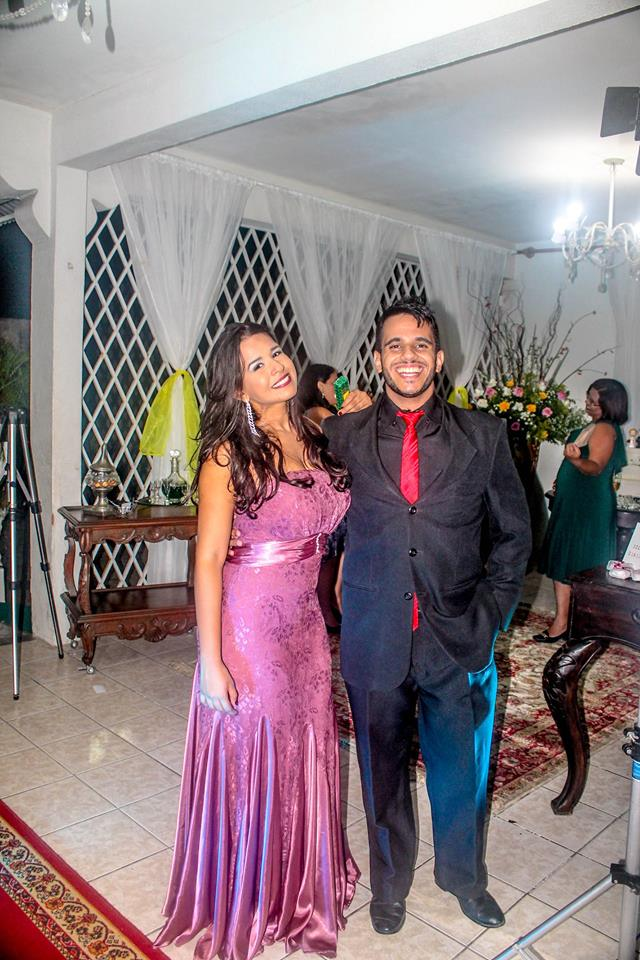
#> input picture Complementar/Filtro da média/imgteste.jpg, 640 x 960 px, given in place of the camera
$ python T17+-+Code.py   (older library calls are emulated)
#> lines starting #> are read from the running program, lines starting #| are printed output that depends on the picture; after the words box and inside, x2 and y2 are one past the last pixel; in counts of white or black regions, pixels touching at a corner belong together

# coding: utf-8

# # Introdução

# Enquanto que a análise de imagem em tons de cinza exibe a imagem em uma única matriz cujos valores dos pixels representam intensidade luminosa uma imagem exibida em um canal colorido é basicamente um conjunto $N$ imagens cujos os pixels de cada imagem são valores de intensidade no canal e a representação da imagem é a composição das três imagens.
#
# Existem diversos canais de cores, tais como os canais (i) RBG, traduzido por intensidades nas cores vermelho, azul e verde, e o canal (ii) HSI, traduzido por matiz (representação da cor), saturação da cor e intensidade da cor. Há características específicas entre os tipos de canais, alguns tendem a representar as cores como o olho humano ver, enquanto outros representam imagens coloridas de uma forma otimizada para o processamento computacional.

# # Código Fonte

# In[1]:

import cv2
import numpy as np
import matplotlib.pyplot as plt
import pywt


# - Abrir imagem:

# In[2]:

cap = cv2.VideoCapture(0)

while(True):
    # Capture frame-by-frame
    ret, frame = cap.read()
#> frame is the input picture: shape (960, 640, 3); mean B, G, R 130.2, 126.1, 142.1

    # Our operations on the frame come here
    frame_hsv = cv2.cvtColor(frame, cv2.COLOR_BGR2HSV)
#> frame_hsv: shape (960, 640, 3); mean H, S, V 75, 64.4, 148.7

    lower = np.uint8([30, 100, 100])
    #lower_rbg = np.uint8([33, 209, 250])
    lower_rbg = np.uint8([0, 180, 0])

    upper = np.uint8([150, 255, 255])
    #upper_rbg = np.uint8([12, 58, 107])

    skinMask = cv2.inRange(frame_hsv, lower, upper)
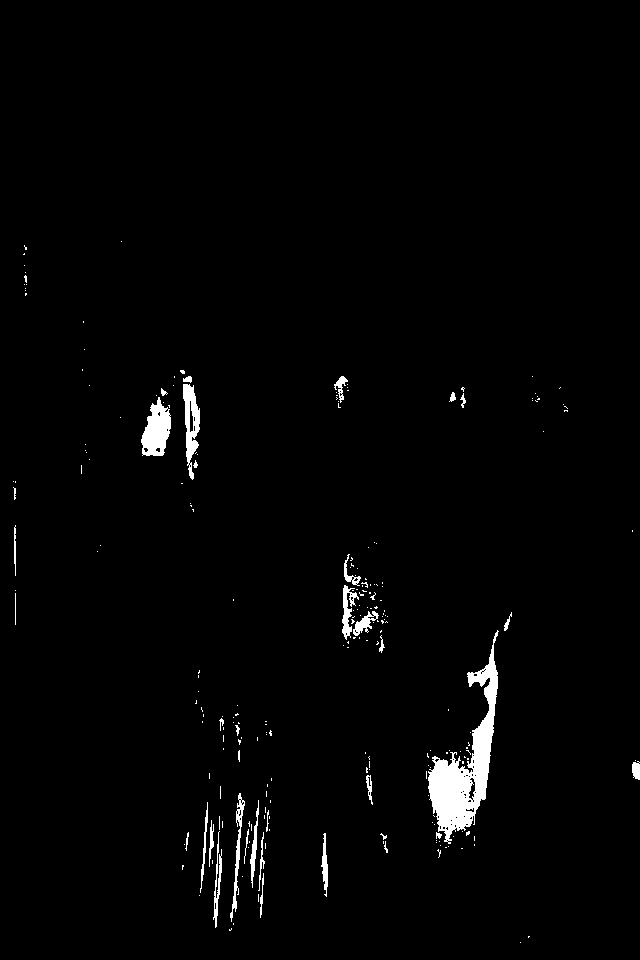
#> skinMask: shape (960, 640); 1.8% white; 238 white regions (203 under 20 px)
    skinMaskCopy = skinMask

    res = cv2.bitwise_and(frame,frame, mask=skinMaskCopy)

    # Find its countour

    im2, contours, hierarchy = cv2.findContours(skinMaskCopy, cv2.RETR_TREE, cv2.CHAIN_APPROX_SIMPLE)
#> contours = 313 contours, 284 with area under 20; largest, box (x1, y1, x2, y2) and area: (428, 630, 499, 844) 4746, (141, 397, 171, 456) 1096, (183, 384, 200, 480) 832, (230, 793, 245, 922) 316, (342, 585, 359, 640) 309

    # Sort all contours, largest first

    cnts_sorted = sorted(contours, key = cv2.contourArea, reverse = True)[:2]
#> cnts_sorted = 2 contours; box (x1, y1, x2, y2) and area: (428, 630, 499, 844) 4746, (141, 397, 171, 456) 1096

    cnts_largest = cnts_sorted[0]
#> cnts_largest = contour of 380 points, box (x1, y1, x2, y2) (428, 630, 499, 844), area 4746

    cv2.drawContours(res, cnts_sorted, 0, (255,255,255), 3);
#> res: shape (960, 640, 3); mean B, G, R 3.1, 2.9, 2.6
    cv2.drawContours(frame, cnts_sorted, 0, (255,255,255), 3);
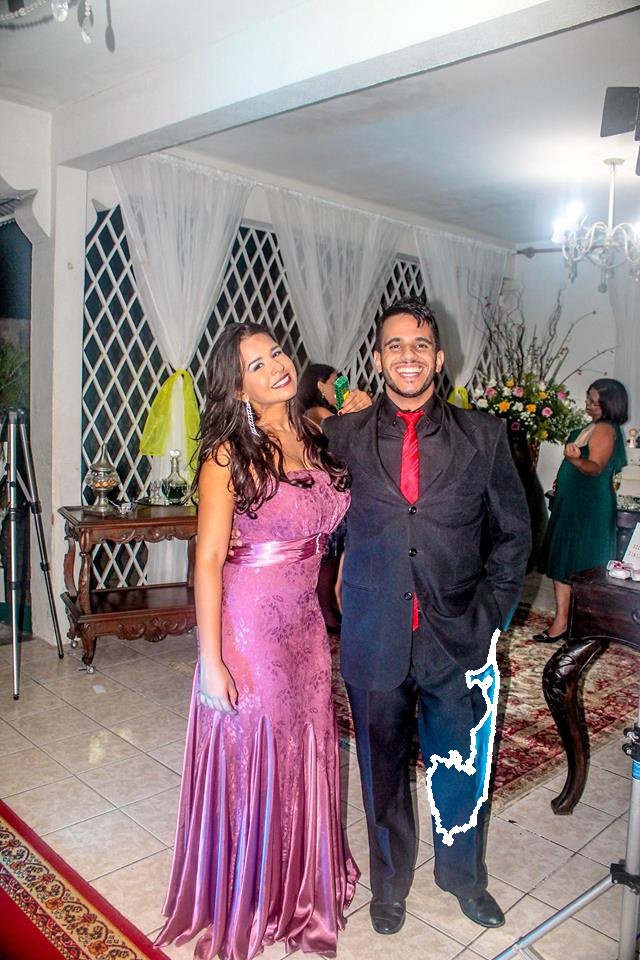
#> frame: shape (960, 640, 3); 0.49% of pixels changed, all inside (x1, y1, x2, y2) = (426, 628, 501, 846)

    # Find the center of mass

    M = cv2.moments(cnts_largest)
#> M = moments, m00 4745.5, centre m10/m00, m01/m00 = (465.3, 767.2)

    cx = int(M['m10']/M['m00'])
#> cx = 465
    cy = int(M['m01']/M['m00'])
#> cy = 767

    cv2.circle(res,(cx,cy), 10, (0,0,255), -1)
#> res: shape (960, 640, 3); mean B, G, R 3, 2.8, 2.6
    cv2.circle(frame,(cx,cy), 10, (0,0,255), -1)
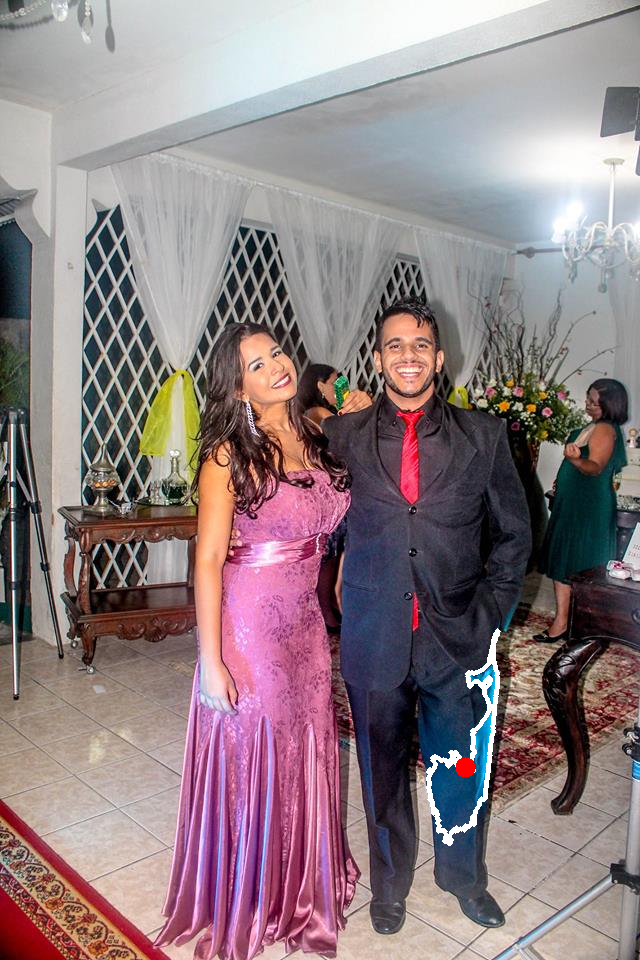
#> frame: shape (960, 640, 3); 0.05% of pixels changed, all inside (x1, y1, x2, y2) = (455, 757, 476, 778)

    font = cv2.FONT_HERSHEY_SIMPLEX
    string = str(cx) + ' X\n' + str(cy) + ' Y'
    cv2.putText(res, string,(cx+10,cy+10), font, 0.7,(255,255,255),2,cv2.LINE_AA)
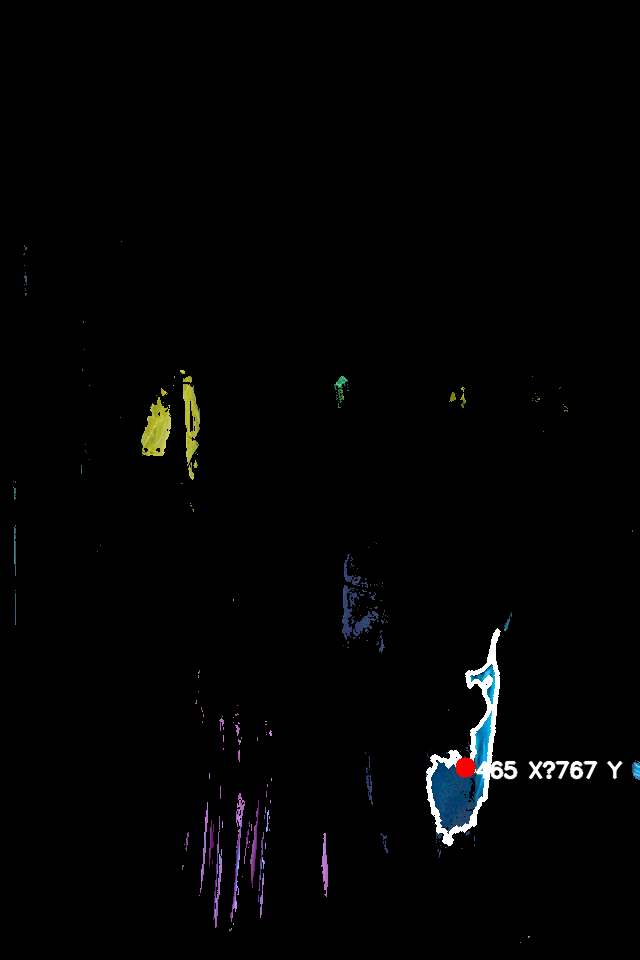
#> res: shape (960, 640, 3); mean B, G, R 3.4, 3.3, 3.1

    # Display the resulting frame
    cv2.imshow('original',frame)
    cv2.imshow('Mask', skinMask)
    cv2.imshow('frame',res)

    if cv2.waitKey(1) & 0xFF == ord('q'):
#> (key q is pressed here)
        break

# When everything done, release the capture
cap.release()
cv2.destroyAllWindows()


# # Discussões sobre o método

# O método utiliza conversão do sistema RBG para o sistema HSV, assim como o método utilizado para segmentação da pele, porém desta vez segmentação de um objeto colorido, em tempo real, utilizando uma webcam.
#
# O método consiste em: (i) realizar mudança de canal, (ii) detectar a cor do objeto, pré-definida, (iii) binarizar por meio de um limiar, utilizando a cor definida, resultando em uma máscara com o objeto segmentado, e ao final (iv) operar a imagem com a máscara, o resultado é a segmentação do objeto na imagem.
#
# Porém, utilizando a máscara do objeto é possível utilizar métodos para achar o contorno do objeto e com essas informações calcular a centróide do objeto, posição relativa na imagem ou área ocupada pelo mesmo.

# In[3]:

img = np.array(cv2.imread('print.png'))
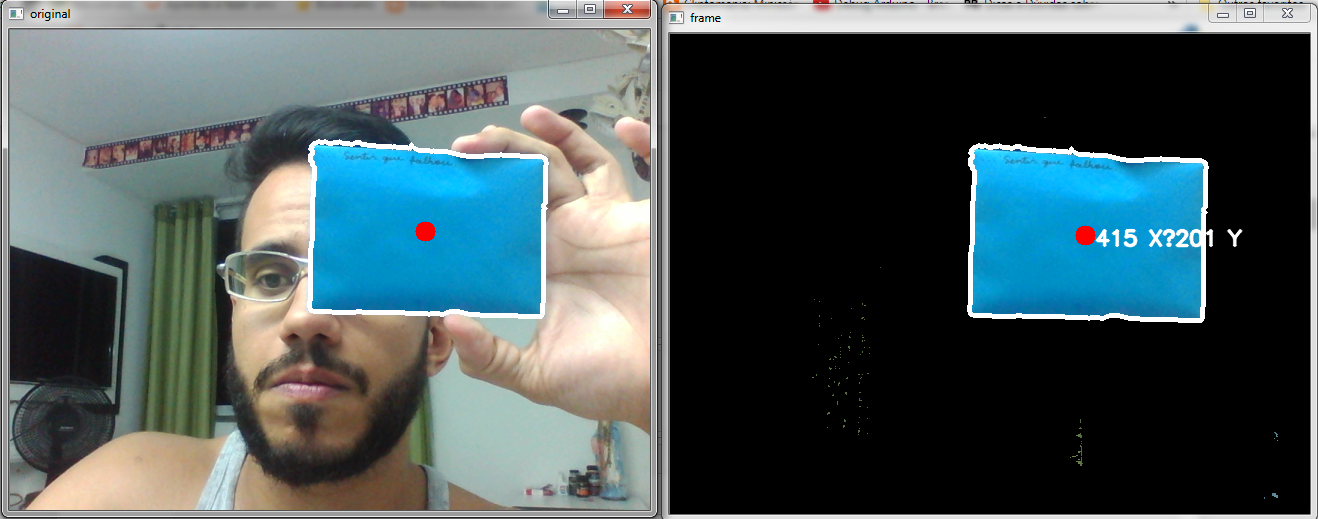
#> input picture Complementar/Outros_01/T17/print.png, 1318 x 519 px, found by its file name
#> img is the input picture: shape (519, 1318, 3); mean B, G, R 91.2, 88.8, 74.2

plt.figure(1, figsize=(10,10))
plt.imshow(cv2.cvtColor(img, cv2.COLOR_BGR2RGB))
plt.axis("off")

plt.figure(2, figsize=(10,10))
plt.imshow(cv2.cvtColor(np.array(cv2.imread('print02.png')), cv2.COLOR_BGR2RGB))
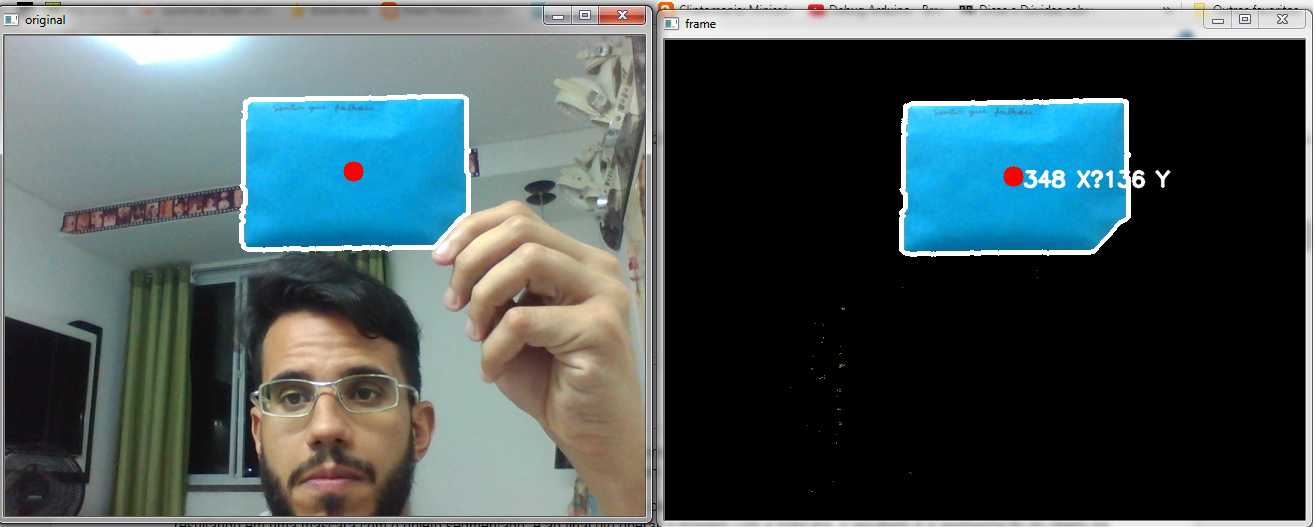
#> input picture Complementar/Outros_01/T17/print02.png, 1315 x 527 px, found by its file name
plt.axis("off")

plt.figure(3, figsize=(10,10))
plt.imshow(cv2.cvtColor(np.array(cv2.imread('print05.png')), cv2.COLOR_BGR2RGB))
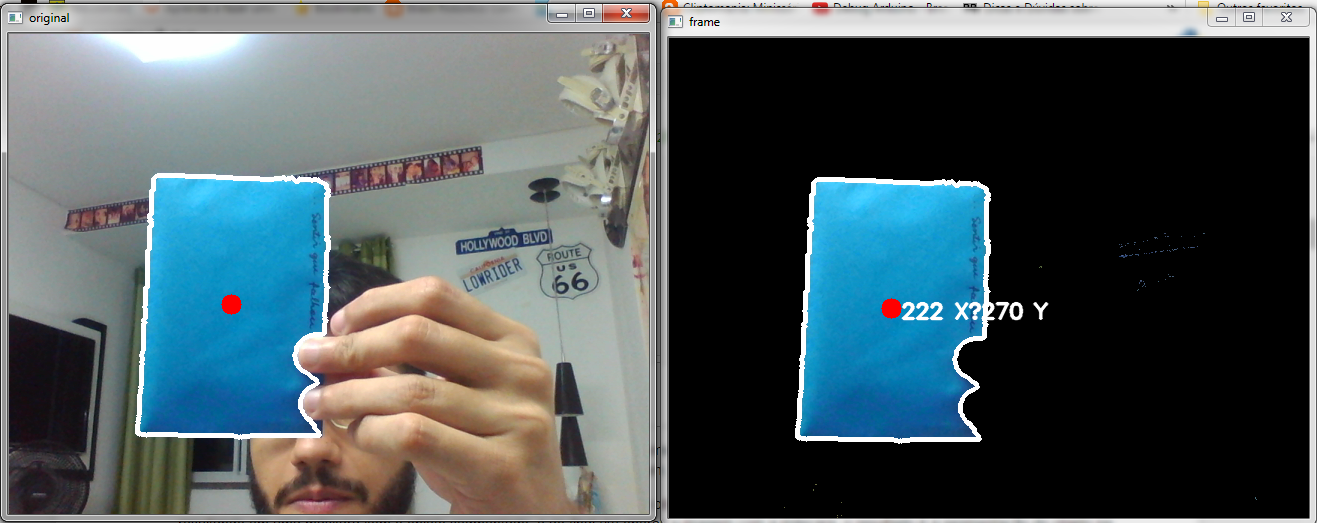
#> input picture Complementar/Outros_01/T17/print05.png, 1317 x 523 px, found by its file name
plt.axis("off")

plt.figure(3+1, figsize=(10,10))
#> (the run stopped early here; a loop or call above may not have finished)
